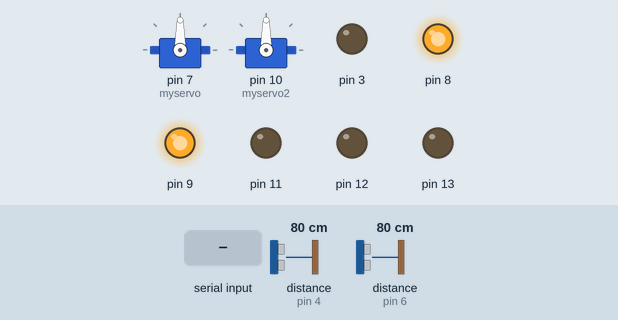
Simulated run of this sketch. Board: Arduino Mega 2560, built for the host (arithmetic inside an expression is 32-bit, double 64-bit). Shown: 2 × servo, output pins drawn as LEDs (lit = HIGH). Inputs (shaded band) come from the test bench; at power-on: distance to the obstacle (sensors on pin 4, pin 6) 80 cm. The echo pulse lasts 58.3 µs per cm; pins used as bus, display or sensor lines are not drawn; what the sketch prints to the serial monitor is not drawn.

Above: at 1.2 s.
1.3 s: "v" received over the second serial link
4.3 s: "a" received over the second serial link
At 7.1 s:
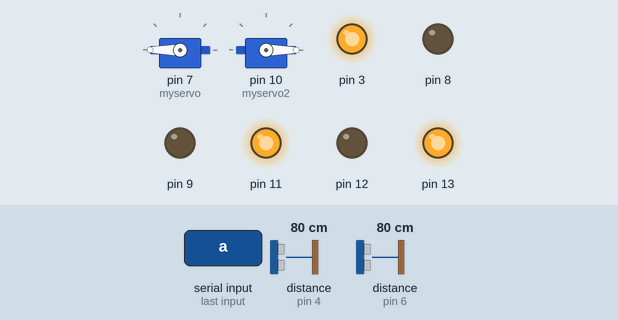
7.3 s: "b" received over the second serial link
9.2 s: "f" received over the second serial link
At 10.4 s:
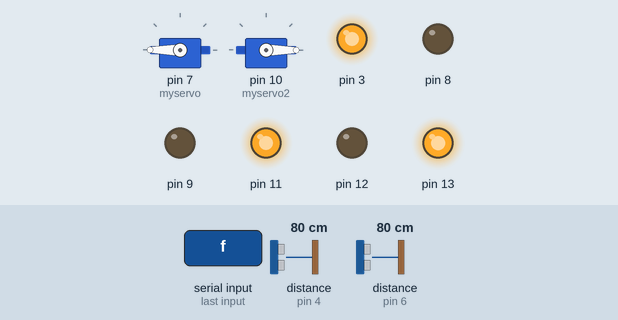
10.7 s: "h" received over the second serial link
At 11.6 s:
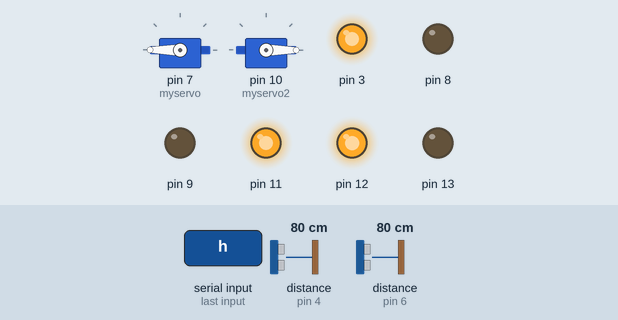
12.2 s: "l" received over the second serial link
At 12.8 s:
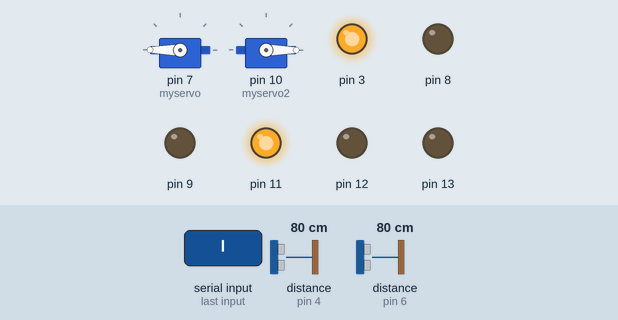
Timing chart, 0 to 14.7 s (numbered marks = the images above; inputs shaded):
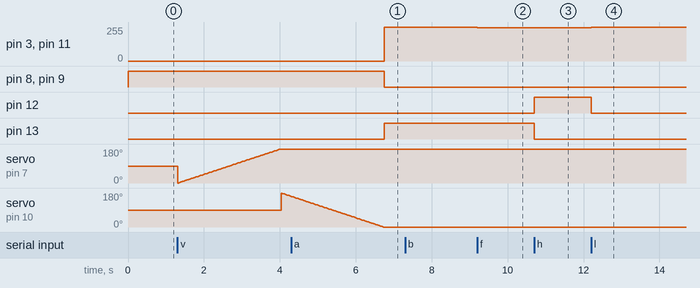

The sketch:

SDR_DEMO.ino
```cpp
#include <SoftwareSerial.h>
#include <Wire.h>
#include <Servo.h>
/// HC05///
SoftwareSerial Genotronex(A8, A9); // RX, TX    (A8-A15 can be used as RX and TX);
char BluetoothData; // the data given from Computer

/// Ultrasonic Sensor///
const int trigPin1 = 2;
const int echoPin1 = 4;
const int trigPin2 = 5;
const int echoPin2 = 6;
long duration, cm1, cm2;
char mode = 'b';          //mode a: straight line following     b: self control
int motor_speed;
char left_direct;
char right_direct;
char direct;
int servo_status = 0;

Servo myservo;  // create servo object to control a servo
Servo myservo2;  // create servo object to control a servo
// twelve servo objects can be created on most boards

int pos = 0;    // variable to store the servo position


//////////////////////////////////////////////////////////////


void ultra_reading(){

  pinMode(trigPin1, OUTPUT);
  digitalWrite(trigPin1, LOW);
  delayMicroseconds(2);
  digitalWrite(trigPin1, HIGH);
  delayMicroseconds(10);
  digitalWrite(trigPin1, LOW);
  pinMode(echoPin1, INPUT);
  duration = pulseIn(echoPin1, HIGH);
  cm1 = microsecondsToCentimeters(duration);

  pinMode(trigPin2, OUTPUT);
  digitalWrite(trigPin2, LOW);
  delayMicroseconds(2);
  digitalWrite(trigPin2, HIGH);
  delayMicroseconds(10);
  digitalWrite(trigPin2, LOW);
  pinMode(echoPin2, INPUT);
  duration = pulseIn(echoPin2, HIGH);
  cm2 = microsecondsToCentimeters(duration);
}

long microsecondsToCentimeters(long microseconds)
{
  // The speed of sound is 340 m/s or 29 microseconds per centimeter.
  // The ping travels out and back, so to find the distance of the
  // object we take half of the distance travelled.
  return microseconds / 29 / 2;
}


void Motor(char motor, char direct, int spd=0){
  if (motor == 'l'){
    if (direct == 'f'){
      digitalWrite(13, HIGH);
      digitalWrite(8, LOW);
      analogWrite(11, spd);
    }else if(direct == 'b'){
      digitalWrite(13, LOW);
      digitalWrite(8, LOW);
      analogWrite(11, spd);
    }else if(direct == 's'){
      digitalWrite(8, HIGH);
    }
  }else if (motor == 'r'){
    if(direct=='f'){
      digitalWrite(12, HIGH);
      digitalWrite(9, LOW);
      analogWrite(3, spd);
    }else if(direct == 'b'){
      digitalWrite(12, LOW);
      digitalWrite(9, LOW);
      analogWrite(3, spd);
    }else if(direct == 's'){
      digitalWrite(9, HIGH);
    }}
  }

void setup() {
  myservo.attach(7);  // attaches the servo on pin 9 to the servo object
  myservo2.attach(10);
  // put your setup code here, to run once:
  Genotronex.begin(9600);
  Genotronex.println("Start listening from bluetooth");
  Serial.begin(19200);
  Serial.println("Start checking infos");
    //Channel A
  pinMode(12, OUTPUT);
  pinMode(9, OUTPUT);

  //Channel B
  pinMode(13,OUTPUT);
  pinMode(8,OUTPUT);

  Motor('r','s');
  Motor('l','s');

}

void loop() {
  if (Genotronex.available()){
    BluetoothData=Genotronex.read();
    Serial.println(String(BluetoothData));
   if(String(BluetoothData)=="b"){   // if number 1 pressed ....
   Genotronex.println("Changed to control mode");
   mode = 'b';
   }
  if (String(BluetoothData)=="a"){// if number 0 pressed ....
   Genotronex.println("Changed to object following mode");
   mode = 'a';
  }
  }
  if (mode=='a'){

    ultra_reading();

    int distance = (cm1+cm2)/2;
    if (distance>30){

      motor_speed = 6*(distance-30)+50;
      motor_speed = min(motor_speed,255);
      Serial.println(motor_speed);
      Motor('r','b',motor_speed);
      Motor('l','f',motor_speed);

    }
    if (distance<30){
      motor_speed = 12*(30-distance)+50;
      char left_direct = 'b';
      char right_direct = 'f';
      motor_speed = min(motor_speed,255);
      Motor('r','f',motor_speed);
      Motor('l','b',motor_speed);
      Serial.println('b');
      Serial.println(motor_speed);
    }
    else{
      char left_direct = 's';
      char right_direct = 's';
    }


  }
  else if (mode =='b'){
    // control mode here
    Serial.println(String(BluetoothData));
   if(String(BluetoothData)=="f"){   //forward
    //Genotronex.println("forward");
    Motor('r','b',250);
    Motor('l','f',250);
   }
  if(String(BluetoothData)=="h"){   //backward
    //Genotronex.println("backward");
    Motor('r','f',250);
    Motor('l','b',250);
   }
   if(String(BluetoothData)=="l"){   //left
    //Genotronex.println("left");
    Motor('r','b',255);
    Motor('l','b',255);

   }
   if(String(BluetoothData)=="r"){   //right
    //Genotronex.println("right");
    Motor('r','f',255);
    Motor('l','f',255);
    }

    if(String(BluetoothData)=="s"){   //right
    //Genotronex.println("stop");
    Motor('r','s');
    Motor('l','s');
    }

    if(String(BluetoothData)=='v'){
      Motor('r','s');
    Motor('l','s');
      if(servo_status ==0){
        for (pos = 0; pos <= 180; pos += 1) { // goes from 0 degrees to 180 degrees
    // in steps of 1 degree
    myservo.write(pos);        // tell servo to go to position in variable 'pos'
    delay(15);                       // waits 15ms for the servo to reach the position
    }
    for (pos = 0; pos <= 180; pos += 1) { // goes from 0 degrees to 180 degrees
    // in steps of 1 degree
    myservo2.write(180-pos);          // tell servo to go to position in variable 'pos'
    delay(15);                       // waits 15ms for the servo to reach the position
  }
      }
      else{
        for (pos = 180; pos >= 0; pos -= 1) { // goes from 180 degrees to 0 degrees
    myservo2.write(180-pos);   // tell servo to go to position in variable 'pos'
    delay(15);                       // waits 15ms for the servo to reach the position

  }
  for (pos = 180; pos >= 0; pos -= 1) { // goes from 180 degrees to 0 degrees
    myservo.write(pos);
      // tell servo to go to position in variable 'pos'
    delay(15);                       // waits 15ms for the servo to reach the position

  }
      }
    }
  }


}
```

Measured:
- after the input at 4.3 s, pin 3, pin 11: 0/255 → 255/255 after 2.4 s; pin 8, pin 9: HIGH → LOW after 2.4 s; pin 13: LOW → HIGH after 2.4 s; servo on pin 7 (myservo): stops changing and stays 180°
- after the input at 9.2 s, pin 3, pin 11: 255/255 → 250/255 at once
- after the input at 10.7 s, pin 12: LOW → HIGH at once; pin 13: HIGH → LOW at once
- after the input at 12.2 s, pin 3, pin 11: 250/255 → 255/255 at once; pin 12: HIGH → LOW at once
